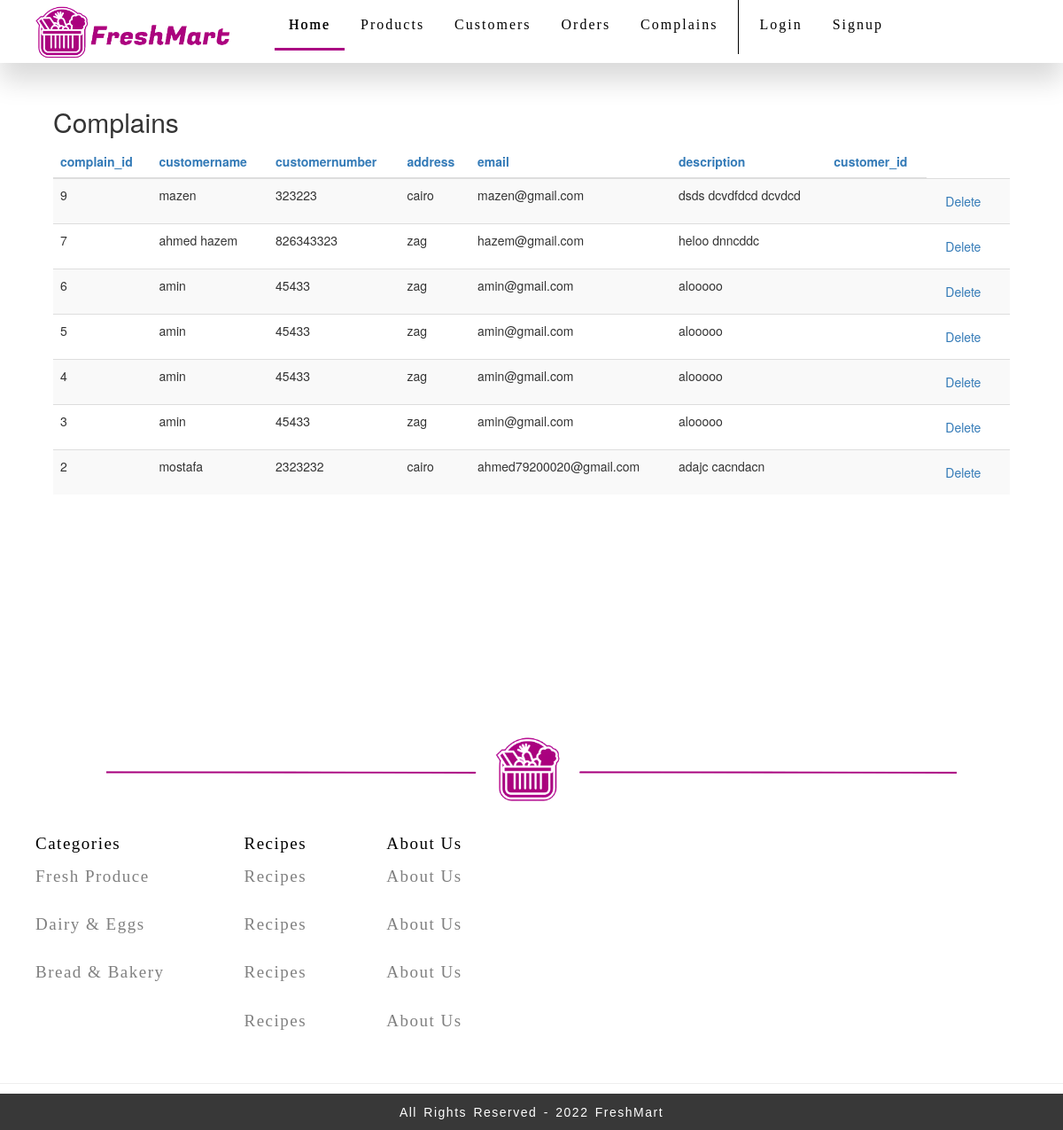
The app's page /Admin/complain.php with its own data.
### tables this page shows
CREATE TABLE `complain` (
  `complain_id` int(11) NOT NULL,
  `customername` varchar(30) NOT NULL,
  `customernumber` varchar(30) NOT NULL,
  `address` varchar(30) NOT NULL,
  `email` varchar(30) NOT NULL,
  `description` text NOT NULL,
  `customer_id` int(11) DEFAULT NULL
);

### Admin/complain.php (the view, shortened to what this page needs)
<?php
 $connect = mysqli_connect('localhost', 'root', '', 'grocery');
 $query = "SELECT * FROM complain ORDER BY complain_id DESC";
 $result = mysqli_query($connect, $query);
 ?>
<!DOCTYPE html>
<html>
<head>
<link rel="stylesheet" href="https://maxcdn.bootstrapcdn.com/bootstrap/3.4.1/css/bootstrap.min.css">
<link rel="stylesheet" href="https://cdnjs.cloudflare.com/ajax/libs/font-awesome/4.7.0/css/font-awesome.min.css">
<link rel="stylesheet" href="../style.css">
<body>
<?php
include_once "../includes/nav_admin.php";
?>
<div class="container">
    <div class="col-10">
        <h2>Complains</h2>
    </div>
    <div class="table-responsive" id="employee_table">
<table class="table table-striped" >
    <thead>
      <tr>
      <th><a class="column_sort" id="complain_id" data-order="desc" href="#">complain_id</a></th>
          <th><a class="column_sort" id="customername" data-order="desc" href="#">customername</a></th>
         <th><a class="column_sort" id="customernumber" data-order="desc" href="#">customernumber</a></th>
           <th><a class="column_sort" id="address" data-order="desc" href="#">address</a></th>
             <th><a class="column_sort" id="email" data-order="desc" href="#">email</a></th>
             <th><a class="column_sort" id="description" data-order="desc" href="#">description</a></th>
             <th><a class="column_sort" id="customer_id" data-order="desc" href="#">customer_id</a></th>
              </tr>
    </thead>
    <tbody>
    <?php
                          while($row = mysqli_fetch_array($result))
                          {
                            echo "
                            <tr class='data'>
                          <td>".$row['complain_id']."</td>
                               <td>".$row['customername']."</td>
                               <td>".$row['customernumber']."</td>
                               <td>".$row['address']."</td>
                               <td>".$row['email']."</td>
                               <td>".$row['description']."</td>
                               <td>".$row['customer_id']."</td>
                               <td>
                               <a href='complain.php?complain_id=".$row['complain_id']."' class='btn'>Delete</a>
                               </td>
                               ";
                            }
                          ?>
    </tbody>
  </table>
  </div>
</div>
<br><br><br><br><br><br><br><br><br><br>
<center><img src="../images/footerstrip.png" style="width: 80%; "></center>
<?php
include_once "../includes/footer.php";
?>
</body>

### style.css (style rules this page uses)
body { background-color: white; margin-right: 0; margin-left: 0; }
.container { width: 90%; overflow: hidden; margin: auto ; padding: 30px 0px; }
:root { --yellow:rgb(189, 136, 238); }

### records on screen
complain: complain_id "9", customername "mazen", customernumber "323223", address "cairo", email "mazen@gmail.com", description "dsds dcvdfdcd dcvdcd"
complain: complain_id "7", customername "ahmed hazem", customernumber "826343323", address "zag", email "hazem@gmail.com", description "heloo dnncddc"
complain: complain_id "6", customername "amin", customernumber "45433", address "zag", email "amin@gmail.com", description "alooooo"
complain: complain_id "5", customername "amin", customernumber "45433", address "zag", email "amin@gmail.com", description "alooooo"
complain: complain_id "4", customername "amin", customernumber "45433", address "zag", email "amin@gmail.com", description "alooooo"
complain: complain_id "3", customername "amin", customernumber "45433", address "zag", email "amin@gmail.com", description "alooooo"
complain: complain_id "2", customername "mostafa", customernumber "2323232", address "cairo", email "ahmed79200020@gmail.com", description "adajc cacndacn"
